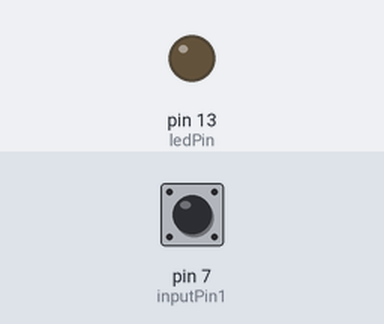
Bench run of a sketch on a simulated Arduino Uno, built with avr-gcc and run on an emulated ATmega328P. On the bench: output pins drawn as LEDs (lit = HIGH). Inputs (shaded band) come from the test bench; at power-on: pin 7 (inputPin1) HIGH.

Above: at 0.1 s.
At 1.0 s:
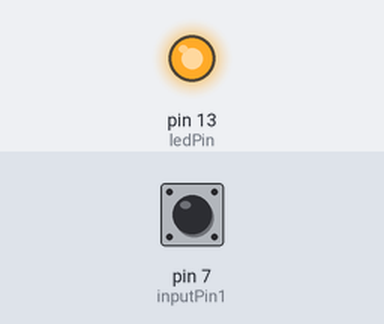
Timing chart, 0 to 2.5 s (numbered marks = the images above):
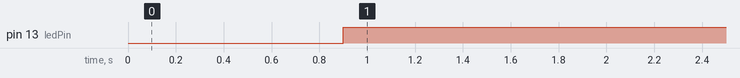

Measured:
- by itself, pin 13 (ledPin): LOW → HIGH at 0.90 s

The sketch:

buttonTest.ino
```cpp
int ledPin = 13; // LED connected to digital pin 13
int inputPin1 = 7;   // pushbutton connected to digital pin 7
int val = 0;     // variable to store the read value

int buttonPressedCount;

void setup()
{
  pinMode(ledPin, OUTPUT);      // sets the digital pin 13 as output
  pinMode(inputPin1, INPUT ); // set the input pin 1
  digitalWrite(inputPin1, HIGH); // set pin 1 as a pull up resistor.
}

void loop()
{
  if (digitalRead(inputPin1) == 1) {
      if (buttonPressedCount < 10) {
        buttonPressedCount += 1;
      }
  } else {
      buttonPressedCount = 0;
  }

  if (buttonPressedCount == 10) {
    digitalWrite(ledPin, 1);    // sets the LED to the button's value
  } else {
    digitalWrite(ledPin, 0);    // sets the LED to the button's value
  }

  delay(100);
}
```
